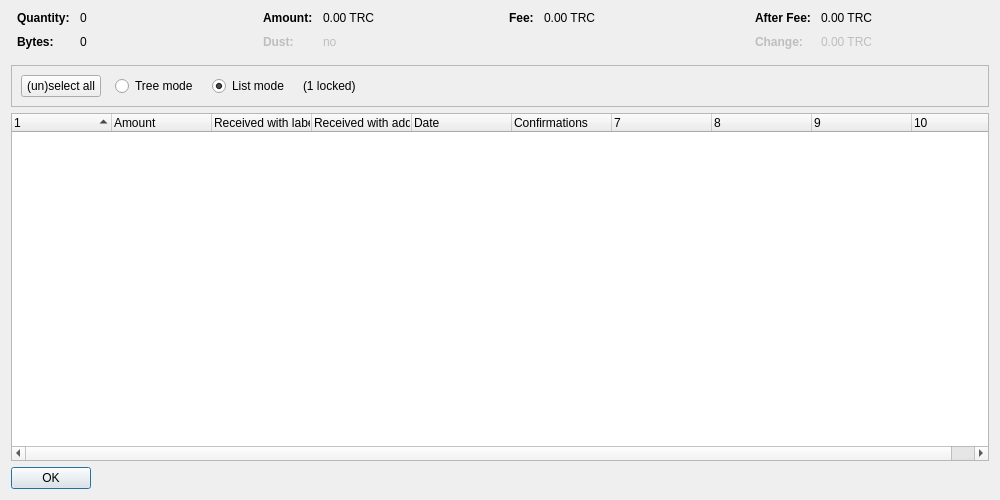
<?xml version="1.0" encoding="UTF-8"?>
<ui version="4.0">
 <class>CoinControlDialog</class>
 <widget class="QDialog" name="CoinControlDialog">
  <property name="geometry">
   <rect>
    <x>0</x>
    <y>0</y>
    <width>1000</width>
    <height>500</height>
   </rect>
  </property>
  <property name="windowTitle">
   <string>Coin Selection</string>
  </property>
  <layout class="QVBoxLayout" name="verticalLayout">
   <item>
    <layout class="QHBoxLayout" name="horizontalLayoutTop" stretch="0,0,0,0">
     <property name="topMargin">
      <number>0</number>
     </property>
     <property name="bottomMargin">
      <number>10</number>
     </property>
     <item>
      <layout class="QFormLayout" name="formLayoutCoinControl1">
       <property name="horizontalSpacing">
        <number>10</number>
       </property>
       <property name="verticalSpacing">
        <number>10</number>
       </property>
       <property name="leftMargin">
        <number>6</number>
       </property>
       <property name="rightMargin">
        <number>6</number>
       </property>
       <item row="0" column="0">
        <widget class="QLabel" name="labelCoinControlQuantityText">
         <property name="font">
          <font>
           <weight>75</weight>
           <bold>true</bold>
          </font>
         </property>
         <property name="text">
          <string>Quantity:</string>
         </property>
        </widget>
       </item>
       <item row="0" column="1">
        <widget class="QLabel" name="labelCoinControlQuantity">
         <property name="cursor">
          <cursorShape>IBeamCursor</cursorShape>
         </property>
         <property name="contextMenuPolicy">
          <enum>Qt::ActionsContextMenu</enum>
         </property>
         <property name="text">
          <string notr="true">0</string>
         </property>
         <property name="textInteractionFlags">
          <set>Qt::LinksAccessibleByMouse|Qt::TextSelectableByKeyboard|Qt::TextSelectableByMouse</set>
         </property>
        </widget>
       </item>
       <item row="1" column="0">
        <widget class="QLabel" name="labelCoinControlBytesText">
         <property name="font">
          <font>
           <weight>75</weight>
           <bold>true</bold>
          </font>
         </property>
         <property name="text">
          <string>Bytes:</string>
         </property>
        </widget>
       </item>
       <item row="1" column="1">
        <widget class="QLabel" name="labelCoinControlBytes">
         <property name="cursor">
          <cursorShape>IBeamCursor</cursorShape>
         </property>
         <property name="contextMenuPolicy">
          <enum>Qt::ActionsContextMenu</enum>
         </property>
         <property name="text">
          <string notr="true">0</string>
         </property>
         <property name="textInteractionFlags">
          <set>Qt::LinksAccessibleByMouse|Qt::TextSelectableByKeyboard|Qt::TextSelectableByMouse</set>
         </property>
        </widget>
       </item>
      </layout>
     </item>
     <item>
      <layout class="QFormLayout" name="formLayoutCoinControl2">
       <property name="horizontalSpacing">
        <number>10</number>
       </property>
       <property name="verticalSpacing">
        <number>10</number>
       </property>
       <property name="leftMargin">
        <number>6</number>
       </property>
       <property name="rightMargin">
        <number>6</number>
       </property>
       <item row="0" column="0">
        <widget class="QLabel" name="labelCoinControlAmountText">
         <property name="font">
          <font>
           <weight>75</weight>
           <bold>true</bold>
          </font>
         </property>
         <property name="text">
          <string>Amount:</string>
         </property>
        </widget>
       </item>
       <item row="0" column="1">
        <widget class="QLabel" name="labelCoinControlAmount">
         <property name="cursor">
          <cursorShape>IBeamCursor</cursorShape>
         </property>
         <property name="contextMenuPolicy">
          <enum>Qt::ActionsContextMenu</enum>
         </property>
         <property name="text">
          <string notr="true">0.00 TRC</string>
         </property>
         <property name="textInteractionFlags">
          <set>Qt::LinksAccessibleByMouse|Qt::TextSelectableByKeyboard|Qt::TextSelectableByMouse</set>
         </property>
        </widget>
       </item>
       <item row="1" column="0">
        <widget class="QLabel" name="labelCoinControlLowOutputText">
         <property name="enabled">
          <bool>false</bool>
         </property>
         <property name="font">
          <font>
           <weight>75</weight>
           <bold>true</bold>
          </font>
         </property>
         <property name="text">
          <string>Dust:</string>
         </property>
        </widget>
       </item>
       <item row="1" column="1">
        <widget class="QLabel" name="labelCoinControlLowOutput">
         <property name="enabled">
          <bool>false</bool>
         </property>
         <property name="cursor">
          <cursorShape>IBeamCursor</cursorShape>
         </property>
         <property name="contextMenuPolicy">
          <enum>Qt::ActionsContextMenu</enum>
         </property>
         <property name="text">
          <string notr="true">no</string>
         </property>
         <property name="textInteractionFlags">
          <set>Qt::LinksAccessibleByMouse|Qt::TextSelectableByKeyboard|Qt::TextSelectableByMouse</set>
         </property>
        </widget>
       </item>
      </layout>
     </item>
     <item>
      <layout class="QFormLayout" name="formLayoutCoinControl3">
       <property name="horizontalSpacing">
        <number>10</number>
       </property>
       <property name="verticalSpacing">
        <number>10</number>
       </property>
       <property name="leftMargin">
        <number>6</number>
       </property>
       <property name="rightMargin">
        <number>6</number>
       </property>
       <item row="0" column="0">
        <widget class="QLabel" name="labelCoinControlFeeText">
         <property name="font">
          <font>
           <weight>75</weight>
           <bold>true</bold>
          </font>
         </property>
         <property name="text">
          <string>Fee:</string>
         </property>
        </widget>
       </item>
       <item row="0" column="1">
        <widget class="QLabel" name="labelCoinControlFee">
         <property name="cursor">
          <cursorShape>IBeamCursor</cursorShape>
         </property>
         <property name="contextMenuPolicy">
          <enum>Qt::ActionsContextMenu</enum>
         </property>
         <property name="text">
          <string notr="true">0.00 TRC</string>
         </property>
         <property name="textInteractionFlags">
          <set>Qt::LinksAccessibleByMouse|Qt::TextSelectableByKeyboard|Qt::TextSelectableByMouse</set>
         </property>
        </widget>
       </item>
      </layout>
     </item>
     <item>
      <layout class="QFormLayout" name="formLayoutCoinControl4">
       <property name="horizontalSpacing">
        <number>10</number>
       </property>
       <property name="verticalSpacing">
        <number>10</number>
       </property>
       <property name="leftMargin">
        <number>6</number>
       </property>
       <property name="rightMargin">
        <number>6</number>
       </property>
       <item row="0" column="0">
        <widget class="QLabel" name="labelCoinControlAfterFeeText">
         <property name="font">
          <font>
           <weight>75</weight>
           <bold>true</bold>
          </font>
         </property>
         <property name="text">
          <string>After Fee:</string>
         </property>
        </widget>
       </item>
       <item row="0" column="1">
        <widget class="QLabel" name="labelCoinControlAfterFee">
         <property name="cursor">
          <cursorShape>IBeamCursor</cursorShape>
         </property>
         <property name="contextMenuPolicy">
          <enum>Qt::ActionsContextMenu</enum>
         </property>
         <property name="text">
          <string notr="true">0.00 TRC</string>
         </property>
         <property name="textInteractionFlags">
          <set>Qt::LinksAccessibleByMouse|Qt::TextSelectableByKeyboard|Qt::TextSelectableByMouse</set>
         </property>
        </widget>
       </item>
       <item row="1" column="0">
        <widget class="QLabel" name="labelCoinControlChangeText">
         <property name="enabled">
          <bool>false</bool>
         </property>
         <property name="font">
          <font>
           <weight>75</weight>
           <bold>true</bold>
          </font>
         </property>
         <property name="text">
          <string>Change:</string>
         </property>
        </widget>
       </item>
       <item row="1" column="1">
        <widget class="QLabel" name="labelCoinControlChange">
         <property name="enabled">
          <bool>false</bool>
         </property>
         <property name="cursor">
          <cursorShape>IBeamCursor</cursorShape>
         </property>
         <property name="contextMenuPolicy">
          <enum>Qt::ActionsContextMenu</enum>
         </property>
         <property name="text">
          <string notr="true">0.00 TRC</string>
         </property>
         <property name="textInteractionFlags">
          <set>Qt::LinksAccessibleByMouse|Qt::TextSelectableByKeyboard|Qt::TextSelectableByMouse</set>
         </property>
        </widget>
       </item>
      </layout>
     </item>
    </layout>
   </item>
   <item>
    <widget class="QFrame" name="frame">
     <property name="minimumSize">
      <size>
       <width>0</width>
       <height>40</height>
      </size>
     </property>
     <property name="frameShape">
      <enum>QFrame::StyledPanel</enum>
     </property>
     <property name="frameShadow">
      <enum>QFrame::Sunken</enum>
     </property>
     <layout class="QHBoxLayout" name="horizontalLayout">
      <item>
       <layout class="QHBoxLayout" name="horizontalLayoutPanel" stretch="0,0,0,0,0">
        <property name="spacing">
         <number>14</number>
        </property>
        <item>
         <widget class="QPushButton" name="pushButtonSelectAll">
          <property name="sizePolicy">
           <sizepolicy hsizetype="Maximum" vsizetype="Fixed">
            <horstretch>0</horstretch>
            <verstretch>0</verstretch>
           </sizepolicy>
          </property>
          <property name="text">
           <string>(un)select all</string>
          </property>
          <property name="autoDefault">
           <bool>false</bool>
          </property>
         </widget>
        </item>
        <item>
         <widget class="QRadioButton" name="radioTreeMode">
          <property name="sizePolicy">
           <sizepolicy hsizetype="Maximum" vsizetype="Fixed">
            <horstretch>0</horstretch>
            <verstretch>0</verstretch>
           </sizepolicy>
          </property>
          <property name="text">
           <string>Tree mode</string>
          </property>
         </widget>
        </item>
        <item>
         <widget class="QRadioButton" name="radioListMode">
          <property name="sizePolicy">
           <sizepolicy hsizetype="Maximum" vsizetype="Fixed">
            <horstretch>0</horstretch>
            <verstretch>0</verstretch>
           </sizepolicy>
          </property>
          <property name="text">
           <string>List mode</string>
          </property>
          <property name="checked">
           <bool>true</bool>
          </property>
         </widget>
        </item>
        <item>
         <widget class="QLabel" name="labelLocked">
          <property name="text">
           <string notr="true">(1 locked)</string>
          </property>
         </widget>
        </item>
        <item>
         <spacer name="horizontalSpacer">
          <property name="orientation">
           <enum>Qt::Horizontal</enum>
          </property>
          <property name="sizeHint" stdset="0">
           <size>
            <width>40</width>
            <height>20</height>
           </size>
          </property>
         </spacer>
        </item>
       </layout>
      </item>
     </layout>
    </widget>
   </item>
   <item>
    <widget class="CoinControlTreeWidget" name="treeWidget">
     <property name="contextMenuPolicy">
      <enum>Qt::CustomContextMenu</enum>
     </property>
     <property name="sortingEnabled">
      <bool>false</bool>
     </property>
     <property name="columnCount">
      <number>10</number>
     </property>
     <attribute name="headerShowSortIndicator" stdset="0">
      <bool>true</bool>
     </attribute>
     <attribute name="headerStretchLastSection">
      <bool>false</bool>
     </attribute>
     <column>
      <property name="text">
       <string/>
      </property>
     </column>
     <column>
      <property name="text">
       <string>Amount</string>
      </property>
     </column>
     <column>
      <property name="text">
       <string>Received with label</string>
      </property>
     </column>
     <column>
      <property name="text">
       <string>Received with address</string>
      </property>
     </column>
     <column>
      <property name="text">
       <string>Date</string>
      </property>
     </column>
     <column>
      <property name="text">
       <string>Confirmations</string>
      </property>
      <property name="toolTip">
       <string>Confirmed</string>
      </property>
     </column>
     <column>
      <property name="text">
       <string/>
      </property>
     </column>
     <column>
      <property name="text">
       <string/>
      </property>
     </column>
     <column>
      <property name="text">
       <string/>
      </property>
     </column>
     <column>
      <property name="text">
       <string/>
      </property>
     </column>
    </widget>
   </item>
   <item>
    <widget class="QDialogButtonBox" name="buttonBox">
     <property name="sizePolicy">
      <sizepolicy hsizetype="Maximum" vsizetype="Fixed">
       <horstretch>0</horstretch>
       <verstretch>0</verstretch>
      </sizepolicy>
     </property>
     <property name="orientation">
      <enum>Qt::Horizontal</enum>
     </property>
     <property name="standardButtons">
      <set>QDialogButtonBox::Ok</set>
     </property>
    </widget>
   </item>
  </layout>
 </widget>
 <customwidgets>
  <customwidget>
   <class>CoinControlTreeWidget</class>
   <extends>QTreeWidget</extends>
   <header>qt/coincontroltreewidget.h</header>
  </customwidget>
 </customwidgets>
 <resources/>
 <connections/>
</ui>
